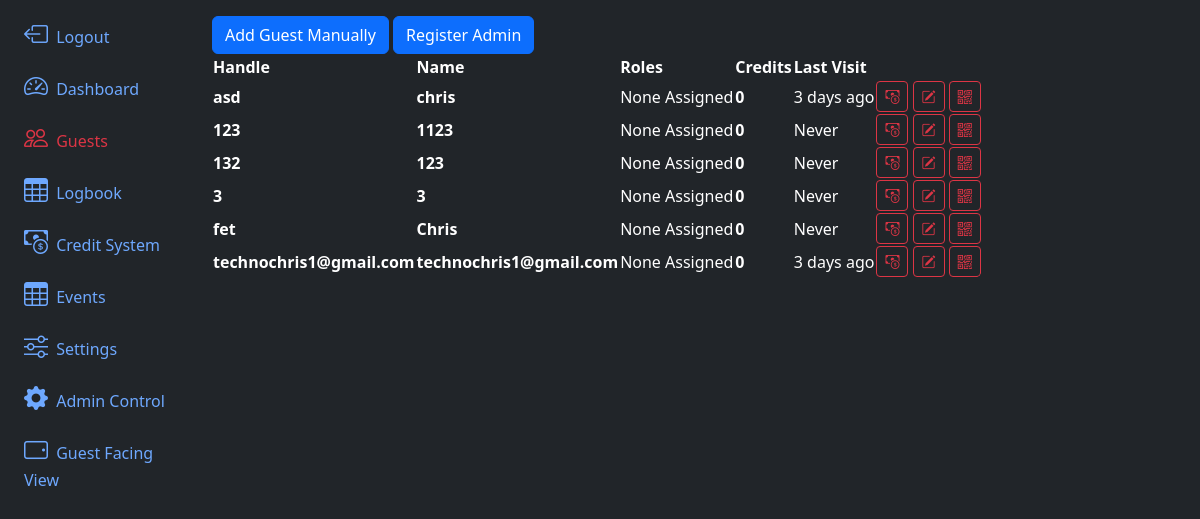
Page /guests/ on the earlier database version.
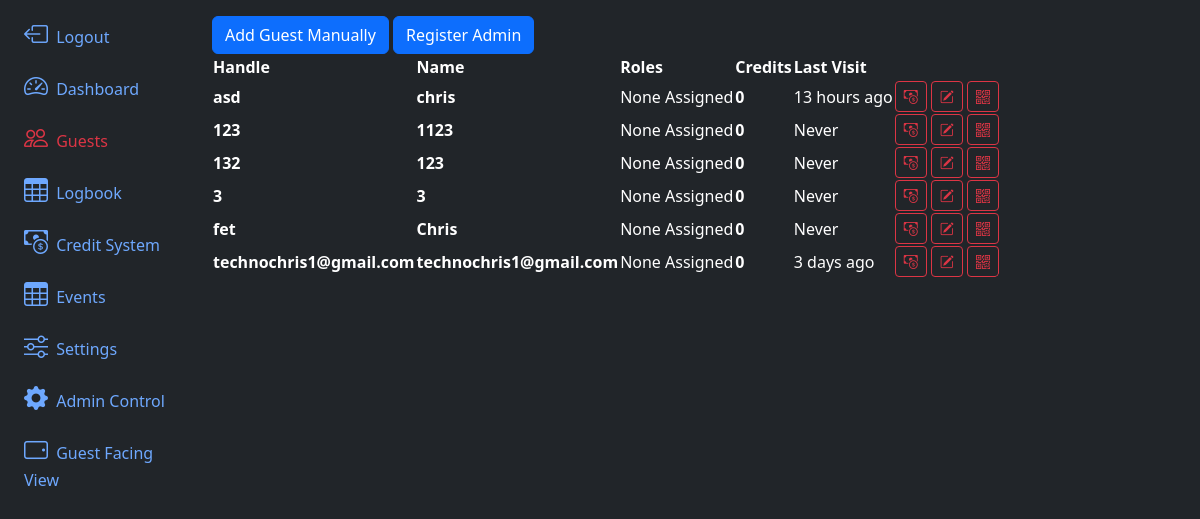
Same page on the later database version.
### app/models.py (models this page shows, shortened)
@dataclass
class Guest(db.Model, UserMixin):
    id:int = db.Column(db.Integer, primary_key=True)
    uuid:str  = db.Column(db.String, unique=True, name="uuid")
    fetUsername:str  = db.Column(db.String(100) )
    name:str  = db.Column(db.String(100), nullable=False)
    email:str  = db.Column(db.String(200), unique=True, nullable=False)
    phone:str  = db.Column(db.String(20))
    checkin_blocked:bool = db.Column(db.Boolean(), default=False)
    password:str  = db.Column(db.String(255))
    allow_qrcode_refresh:bool = db.Column(db.Boolean(), default=True)
    roles = db.relationship('Role', backref=db.backref('guests'), secondary=guest_role)
    performs = db.relationship('Addon', backref='guests', secondary='guest_addons')
    termsCheck:bool = db.Column(db.Boolean(), default=False)
    termsDate = db.Column(db.DateTime(timezone=True), server_default=None)
    credit = db.relationship('GuestCredit',backref='guest')
    logbook = db.relationship('Guestlog', backref='guest')
    lastVisit = db.Column(db.DateTime(timezone=True), server_default=None)
    lastCheckOut = db.Column(db.DateTime(timezone=True), server_default=None)
    created_at = db.Column(db.DateTime(timezone=True), server_default=func.now())

### app/routes.py (the view, shortened to what this page needs)
@app.route('/guests/', methods=['GET', 'POST'])
def guests():
    return render_template('guests.html', guests=Guest.query.all())

### app/__init__.py (called while the page is built)
@app.template_filter('get_general_credits')
def get_general_credits(credit):
    return sum(x.generalAmount for x in credit)

### app/templates/guests.html (shortened to what this page needs)
{% extends 'layout.html' %}
{% block content %}
<div>
    <button type="button" class="btn btn-primary" data-bs-toggle="modal" data-bs-target="#registerModal"
        data-bs-mode="new">
        Add Guest Manually
    </button>
    <a href="/registerAdmin"><button type="button" class="btn btn-primary">Register Admin</button></a>
</div>
<table class="table-dark rounded-3 overflow-hidden" data-toggle="table">
    <thead>
        <tr>
            <th data-sortable="true" scope="col" >Handle</th>
            <th data-sortable="true" scope="col" class='d-none d-md-table-cell' >Name</th>
            <th data-sortable="true" scope="col" class='d-none d-lg-table-cell' >Roles</th>
            <th data-sortable="true" scope="col" class='d-none d-xl-table-cell' >Credits</th>
            <th data-sortable="true" scope="col">Last Visit</th>
            <th data-align="right" scope="col"></th>
        </tr>
    </thead>
    <tbody>
        {% for guest in guests %}
        <tr>
            <th scope="row">{{guest.fetUsername}}</th>
            <th class='d-none d-md-table-cell'>{{guest.name}}</th>
            {% if guest.roles %}
            <td class='d-none d-lg-table-cell'>{{guest.roles}}</td>
            {% else %}
            <td class='d-none d-lg-table-cell'>None Assigned</td>
            {% endif %}
            <th class='d-none d-xl-table-cell'>{{guest.credit | get_general_credits }}</th>
            {% if guest.lastVisit %}
            <td>{{ moment(guest.lastVisit).fromNow() }}</td>
            {% else %}
            <td>Never</td>
            {% endif %}
            <td>
                <a href="/guestCredit/{{guest.id}}"><button type="button"
                        class="btn btn-sm btn-outline-danger"><i class="bi bi-cash-coin"></i></button></a>
                <button type="button" class="btn btn-sm btn-outline-danger" data-bs-toggle="modal"
                    data-bs-target="#registerModal" data-bs-mode="edit" data-bs-uuid="{{guest.id}}"><i
                        class="bi bi-pencil-square"></i></button>
                <button type="button" class="btn btn-sm btn-outline-danger" data-bs-target="#qrModal"
                    data-bs-qr="{{guest.uuid}}"><i class="bi bi-qr-code"></i></button>
            </td>
        </tr>
        {% endfor %}
    </tbody>
</table>
{% endblock content %}

### app/templates/layout.html (shortened to what this page needs)
<!doctype html>
<html lang="en" data-bs-theme="dark">
<head>
    <link href="https://cdn.jsdelivr.net/npm/bootstrap@5.3.3/dist/css/bootstrap.min.css" rel="stylesheet"
>
    <link rel="stylesheet" href="https://cdn.jsdelivr.net/npm/bootstrap-icons@1.11.3/font/bootstrap-icons.min.css">
    <link rel="stylesheet" href="https://cdn.jsdelivr.net/npm/bootstrap-table@1.23.2/dist/bootstrap-table.min.css">
</head>
<body>
    <div class="container-fluid">
        <div class="row flex-nowrap">
            <div class="col-auto col-md-3 col-xl-2 px-sm-2 px-0 bg-dark">
                <div class="d-flex flex-column align-items-center align-items-sm-start px-3 pt-2 text-white min-vh-100">
                    <ul class="nav nav-pills flex-column mb-sm-auto mb-0 align-items-center align-items-sm-start"
                        id="menu">
                        <a href="/logout" class="nav-link align-middle px-0">
                            <i class="fs-4 bi-box-arrow-left"></i> <span class="ms-1 d-none d-sm-inline">Logout</span>
                        </a>
                        <li class="nav-item">
                            <a href="/dashboard"
                                class="nav-link align-middle px-0 {% if request.endpoint == 'dashboard' %}text-danger{% endif %}">
                                <i class="fs-4 bi-speedometer2"></i> <span
                                    class="ms-1 d-none d-sm-inline">Dashboard</span>
                            </a>
                        </li>
                        <li class="nav-item">
                            <a href="/guests"
                                class="nav-link px-0 align-middle {% if request.endpoint == 'guests' %}text-danger{% endif %}">
                                <i class="fs-4 bi-people"></i> <span class="ms-1 d-none d-sm-inline">Guests</span>
                            </a>
                        </li>
                        <li class="nav-item">
                            <a href="/logbook"
                                class="nav-link px-0 align-middle {% if request.endpoint == 'logbook' %}text-danger{% endif %}">
                                <i class="fs-4 bi-table "></i> <span class="ms-1 d-none d-sm-inline">Logbook</span></a>
                        </li>
                        <a href="/credits"
                            class="nav-link px-0 align-middle {% if request.endpoint == 'credits' %}text-danger{% endif %}">
                            <i class="fs-4 bi-cash-coin "></i> <span class="ms-1 d-none d-sm-inline">Credit
                                System</span></a>
                        <a href="/events"
                            class="nav-link px-0 align-middle {% if request.endpoint == 'events' %}text-danger{% endif %}">
                            <i class="fs-4 bi-table "></i> <span class="ms-1 d-none d-sm-inline">Events</span></a>
                        <li class="nav-item">
                            <a href="/settings"
                                class="nav-link px-0 align-middle {% if request.endpoint == 'settings' %}text-danger{% endif %}">
                                <i class="fs-4 bi-sliders "></i> <span
                                    class="ms-1 d-none d-sm-inline">Settings</span></a>
                        </li>
                        <a target="_blank" rel="noopener noreferrer" href="/admin"
                            class="nav-link px-0 align-middle">
                            <i class="fs-4 bi-gear-fill "></i> <span class="ms-1 d-none d-sm-inline">Admin
                                Control</span></a>
                        <a target="_blank" rel="noopener noreferrer" href="/guestView"
                            class="nav-link px-0 align-middle">
                            <i class="fs-4 bi-tablet-landscape "></i> <span class="ms-1 d-none d-sm-inline">Guest Facing View</span></a>
                    </ul>
                </div>
            </div>
            <div class="col py-3 bg-dark text-light">
                {% block content %}{% endblock %}
            </div>
        </div>
    </div>
</body>
</html>

Differences in the rows shown:
changed Guest "asd": lastVisit "3 days ago" → "13 hours ago"
